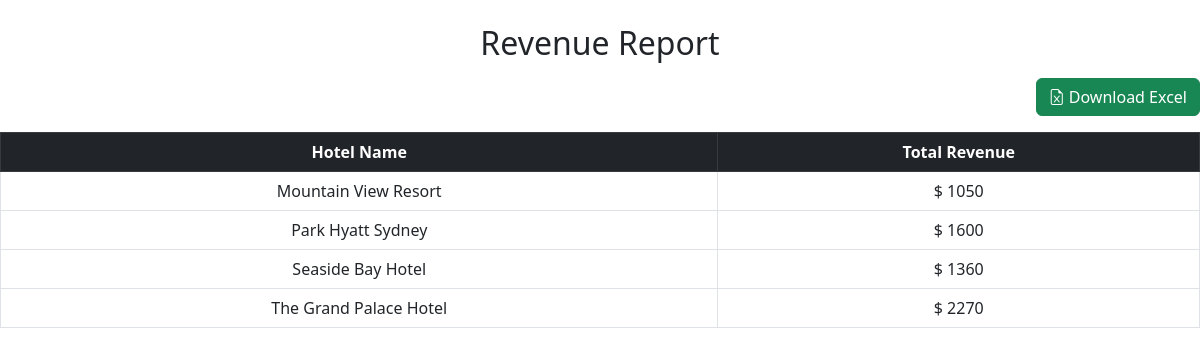
The page /reports/revenue/ on the database its author committed.
### hotel/models.py (models this page shows, shortened)
class Hotel(models.Model):
    user = models.ForeignKey(User, on_delete=models.SET_NULL, null=True)
    name=models.CharField(max_length=100)
    description=CKEditor5Field(null=True,blank=True,config_name='extends')
    image=models.FileField(upload_to="hotel_gallery")
    address=models.CharField(max_length=200)
    mobile=models.CharField(max_length=200)
    email=models.EmailField(max_length=100)
    status=models.CharField(max_length=20,choices=HOTEL_STATUS,default="Live")
    tags=TaggableManager(blank=True)
    views=models.IntegerField(default=0)
    featured=models.BooleanField(default=False)
    hid=ShortUUIDField(unique=True,length=10,max_length=20,alphabet='abcdefghijklmnopqrstuvwxyz')
    slug=models.SlugField(unique=True)
    date=models.DateTimeField(auto_now_add=True)
    def hotel_gallery(self):
        return HotelGallery.objects.filter(hotel=self)

### hotel/views.py (the view)
# urls.py: path('reports/revenue/', views.revenue_report, name='revenue_report'),
def revenue_report(request):
    revenues = Booking.objects.values('hotel__name').annotate(total_revenue=Sum('total'))
    context = {
        'revenues': revenues
    }
    return render(request, 'reports/revenue_report.html', context)

### templates/reports/revenue_report.html
<head>
<link href="https://cdn.jsdelivr.net/npm/bootstrap@5.3.0-alpha3/dist/css/bootstrap.min.css" rel="stylesheet">
<link href="https://cdn.jsdelivr.net/npm/bootstrap-icons/font/bootstrap-icons.css" rel="stylesheet">
</head>
<h2 class="mt-4 mb-3 text-center">Revenue Report</h2>
<div class="text-end mb-3">
    <a href="{% url 'hotel:export_revenue_report_excel' %}" class="btn btn-success">
        <i class="bi bi-file-earmark-excel"></i> Download Excel
    </a>
</div>
<div class="table-responsive">
    <table class="table table-hover table-bordered align-middle">
        <thead class="table-dark text-center">
            <tr>
                <th>Hotel Name</th>
                <th>Total Revenue</th>
            </tr>
        </thead>
        <tbody class="text-center">
            {% for revenue in revenues %}
            <tr>
                <td>{{ revenue.hotel__name }}</td>
                <td>$ {{ revenue.total_revenue }}</td>
            </tr>
            {% endfor %}
        </tbody>
    </table>
</div>

### rows shown on the page
Hotel: hotel__name "Mountain View Resort", total_revenue "1050"
Hotel: hotel__name "Park Hyatt Sydney", total_revenue "1600"
Hotel: hotel__name "Seaside Bay Hotel", total_revenue "1360"
Hotel: hotel__name "The Grand Palace Hotel", total_revenue "2270"
